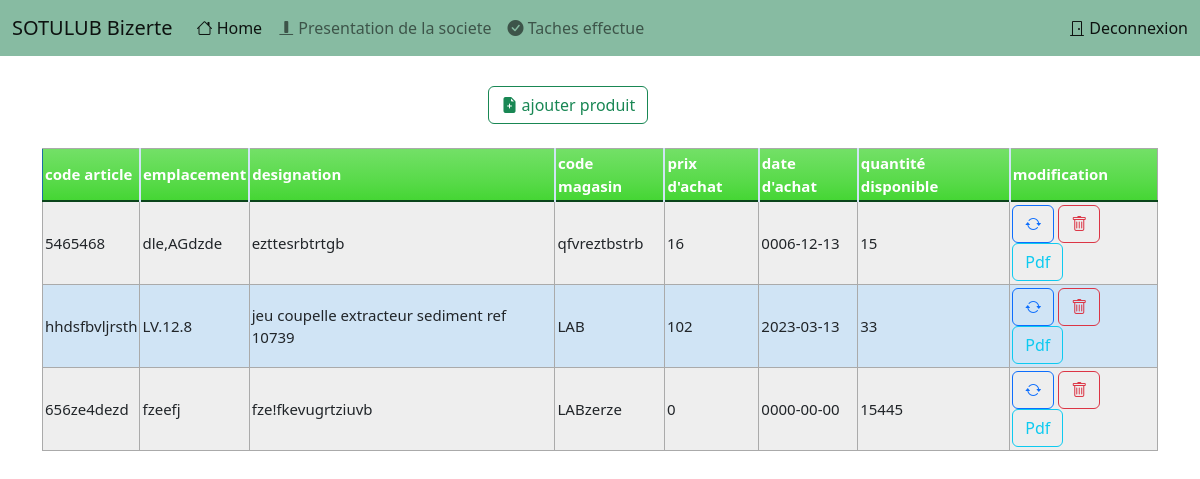
Page /magasin.php (signed in) on the committed database.
### tables this page shows
CREATE TABLE IF NOT EXISTS `produit_magasin` (
  `id_produit` int NOT NULL AUTO_INCREMENT,
  `code_article` varchar(50) NOT NULL,
  `Emplacement` varchar(20) NOT NULL,
  `designation` varchar(100) NOT NULL,
  `code_mag` varchar(20) NOT NULL,
  `prix` double NOT NULL,
  `date_entree` date NOT NULL,
  `quantité` int NOT NULL,
  PRIMARY KEY (`id_produit`)
);

### magasin.php (called while the page is built, shortened)
<?php
include 'connexion.php';
$requete = $pdo->prepare('SELECT * FROM produit_magasin');
$requete->execute();
$produits = $requete->fetchAll();
include 'magasin.phtml';

### magasin.phtml (the view, shortened to what this page needs)
<!DOCTYPE html>
<html lang="en">
<head>
  <link href="https://cdn.jsdelivr.net/npm/bootstrap@5.2.3/dist/css/bootstrap.min.css" rel="stylesheet">
  <link rel="stylesheet" href="https://cdn.jsdelivr.net/npm/bootstrap-icons@1.10.2/font/bootstrap-icons.css">
</head>
<body>
  <nav class="navbar navbar-expand-lg bg-body-tertiary" id="nav">
    <div class="container-fluid">
      <a class="navbar-brand" href="#">SOTULUB Bizerte</a>
      <div class="collapse navbar-collapse" id="navbarText">
        <ul class="navbar-nav me-auto mb-2 mb-lg-0">
          <li class="nav-item">
            <a class="nav-link active" aria-current="page" href="#"><i class="bi bi-house"></i> Home</a>
          </li>
          <li class="nav-item">
            <a class="nav-link" href="#"><i class="bi bi-align-bottom"></i> Presentation de la societe </a>
          </li>
          <li class="nav-item">
            <a class="nav-link" href="#"><i class="bi bi-check-circle-fill"></i> Taches effectue</a>
          </li>
        </ul>
        <span class="navbar-text">
          <a href="deconnexion.php"><i class="bi bi-door-closed"></i> Deconnexion</a>
        </span>
      </div>
    </div>
  </nav>
  <div class="container">
    <div id="add">
      <a href="ajouter.php"><button type="button" class="btn btn-outline-success"><i class="bi bi-file-earmark-plus-fill"></i> ajouter produit </button></a>
    </div>
    <br>
    <table class="blueTable">
      <thead>
        <tr>
          <th>code article</th>
          <th>emplacement</th>
          <th>designation</th>
          <th>code magasin</th>
          <th>prix d'achat</th>
          <th>date d'achat</th>
          <th>quantité disponible</th>
          <th>modification</th>
        </tr>
      </thead>
      <tbody>
        <?php foreach ($produits as $produit) : ?>
          <tr>
            <td><?= $produit['code_article'] ?></td>
            <td><?= $produit['Emplacement'] ?></td>
            <td><?= $produit['designation'] ?></td>
            <td><?= $produit['code_mag'] ?></td>
            <td><?= $produit['prix'] ?></td>
            <td><?= $produit['date_entree'] ?></td>
            <td><?= $produit['quantité'] ?></td>
            <td id="btn2">
              <a href="update.php?id=<?= $produit['id_produit'] ?>"><button type="submit" class="btn btn-outline-primary mr-5"><i class="bi bi-arrow-repeat"></i></button></a>
              <a href="magasin.php?id_delete=<?= $produit['id_produit'] ?>"><button type="button" class="btn btn-outline-danger ml-5"><i class="bi bi-trash"></i></button></a>
              <a href="magasin.php?id_pdf=<?= $produit['id_produit'] ?>"><button class="btn btn-outline-info">Pdf</button></a>
            </td>
          </tr>
        <?php endforeach; ?>
      </tbody>
    </table>
  </div>
</body>

### magasin.phtml (style rules this page uses)
#nav { background-color: #87bba2; }
a { text-decoration: none; }
#add { margin-top: 30px; margin-left: 40% }
table.blueTable { border: 1px solid #1C6EA4; background-color: #EEEEEE; width: 100%; text-align: left; border-collapse: collapse; }
table.blueTable td, table.blueTable th { border: 1px solid #AAAAAA; padding: 3px 2px; }
table.blueTable tbody td { font-size: 15px; }
table.blueTable tr:nth-child(even) { background: #D0E4F5; }
table.blueTable thead { background: #45D634; background: -moz-linear-gradient(top, #73e067 0%, #57da48 66%, #45D634 100%); background: -webkit-linear-gradient(top, #73e067 0%, #57da48 66%, #45D634 100%); background: linear-gradient(to bottom, #73e067 0%, #57da48 66%, #45D634 100%); border-bottom: 2px solid #0A441B; }
table.blueTable thead th { font-size: 15px; font-weight: bold; color: #FFFFFF; border-left: 2px solid #D0E4F5; }
table.blueTable thead th:first-child { border-left: none; }
#btn2 { margin-left: 2px; }

### rows in the picture
produit_magasin: code_article "5465468", Emplacement "dle,AGdzde", designation "ezttesrbtrtgb", code_mag "qfvreztbstrb", prix "16", date_entree "0006-12-13", quantité "15"
produit_magasin: code_article "hhdsfbvljrsth", Emplacement "LV.12.8", designation "jeu coupelle extracteur sediment ref 10739", code_mag "LAB", prix "102", date_entree "2023-03-13", quantité "33"
produit_magasin: code_article "656ze4dezd", Emplacement "fzeefj", designation "fze!fkevugrtziuvb", code_mag "LABzerze", prix "0", date_entree "0000-00-00", quantité "15445"
